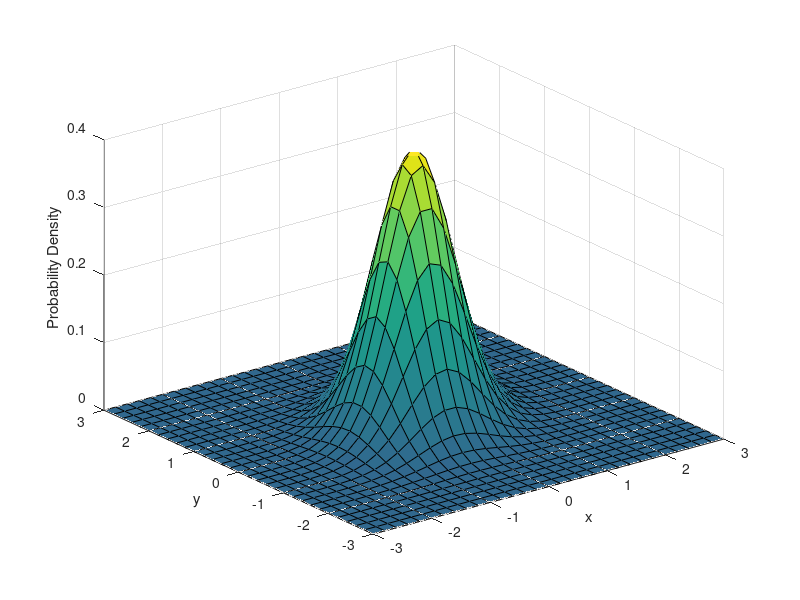

Recreate this plot in MATLAB.
% normal parameters
mu = [0 0];
Sigma = [.4 .1; .1 .4];
x1 = -3:.2:3;
x2 = -3:.2:3;


% plot normal
[X1, X2] = meshgrid(x1,x2);
F = mvnpdf([X1(:) X2(:)],mu,Sigma);
F = reshape(F,length(x2),length(x1));

surf(x1, x2, F);
caxis([min(F(:)) - 0.5 * range(F(:)), max(F(:))]);
axis([-3 3 -3 3 0 0.4])
xlabel('x');
ylabel('y');
zlabel('Probability Density');
